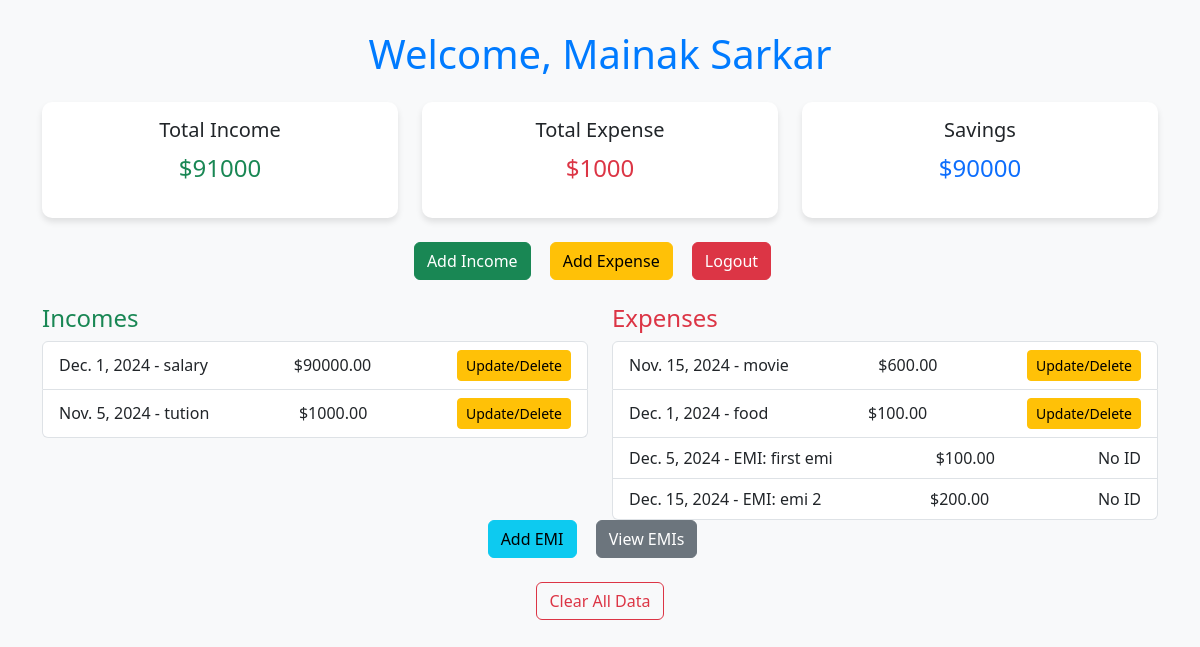
Screenshot of / (signed in) with the database file from the repository.
### accounts/models.py (models this page shows, shortened)
class User(AbstractBaseUser, PermissionsMixin):
    email = models.EmailField(verbose_name="email address", max_length=255, unique=True)
    name = models.CharField(max_length=50)
    phone = models.CharField(max_length=10)
    is_active = models.BooleanField(default=True)
    is_admin = models.BooleanField(default=False)
    objects = UserManager()
    USERNAME_FIELD = "email"
    REQUIRED_FIELDS = ["name", "phone"]

### budgets/models.py (models this page shows, shortened)
class Income(models.Model):
    user = models.ForeignKey(User, on_delete=models.CASCADE, related_name="income")
    amount = models.DecimalField(max_digits=10, decimal_places=2)
    category = models.ForeignKey(Category, on_delete=models.CASCADE, related_name="income")
    description = models.TextField(blank=True, null=True)
    date = models.DateField()
    created_at = models.DateTimeField(auto_now_add=True)

class Category(models.Model):
    INCOME = "Income"
    EXPENSE = "Expense"
    CATEGORY_TYPES = [
        (INCOME, "Income"),
        (EXPENSE, "Expense"),
    ]
    user = models.ForeignKey(User, on_delete=models.CASCADE, related_name="categories")
    name = models.CharField(max_length=50)
    category_type = models.CharField(max_length=255, default='General')
    created_at = models.DateTimeField(auto_now_add=True)

class Expense(models.Model):
    user = models.ForeignKey(User, on_delete=models.CASCADE, related_name="expenses")
    amount = models.DecimalField(max_digits=10, decimal_places=2)
    category = models.ForeignKey(Category, on_delete=models.CASCADE, related_name="expenses")
    description = models.TextField(blank=True, null=True)
    date = models.DateField()
    is_fixed = models.BooleanField(default=False)
    created_at = models.DateTimeField(auto_now_add=True)

class EMI(models.Model):
    user = models.ForeignKey(User, on_delete=models.CASCADE, related_name='emis')
    amount = models.DecimalField(max_digits=10, decimal_places=2)
    start_date = models.DateField()
    end_date = models.DateField()
    frequency = models.CharField(max_length=20,default="Monthly")  # e.g., "Monthly"
    description = models.TextField(blank=True, null=True)
    next_payment_date = models.DateField(default=now)

### budgets/views.py (the view)
# urls.py: path("", include("budgets.urls")),  # Root URL points to dashboard
@login_required
def dashboard(request):
    incomes = Income.objects.filter(user=request.user)
    expenses = Expense.objects.filter(user=request.user)
    emis = EMI.objects.filter(user=request.user)
    total_income = incomes.aggregate(Sum('amount'))['amount__sum'] or 0
    total_expense = (
        expenses.aggregate(Sum('amount'))['amount__sum'] or 0
    ) + (
        emis.aggregate(Sum('amount'))['amount__sum'] or 0
    )
    savings = total_income - total_expense
    combined_expenses = list(expenses) + [
        Expense(
            date=emi.next_payment_date,
            category=Category(name="EMI: " + emi.description),
            amount=emi.amount
        )
        for emi in emis
    ]
    context = {
        'incomes': incomes,
        'expenses': combined_expenses,  # Use the combined list
        'total_income': total_income,
        'total_expense': total_expense,
        'savings': savings,
    }
    return render(request, 'budgets/dashboard.html', context)

### budgets/templates/budgets/dashboard.html (shortened to what this page needs)
<!DOCTYPE html>
<html>
<head>
    <link href="https://cdn.jsdelivr.net/npm/bootstrap@5.3.2/dist/css/bootstrap.min.css" rel="stylesheet">
</head>
<body>
    <div class="container dashboard-container">
        <div class="welcome-section text-center mb-4">
            <h1>Welcome, {{ request.user.name }}</h1>
        </div>
        <div class="row mb-4">
            <div class="col-md-4">
                <div class="card summary-card text-center p-3">
                    <h5>Total Income</h5>
                    <p class="text-success fs-4">${{ total_income }}</p>
                </div>
            </div>
            <div class="col-md-4">
                <div class="card summary-card text-center p-3">
                    <h5>Total Expense</h5>
                    <p class="text-danger fs-4">${{ total_expense }}</p>
                </div>
            </div>
            <div class="col-md-4">
                <div class="card summary-card text-center p-3">
                    <h5>Savings</h5>
                    <p class="text-primary fs-4">${{ savings }}</p>
                </div>
            </div>
        </div>
        <div class="action-links text-center mb-4">
            <a href="{% url 'add_income' %}" class="btn btn-success">Add Income</a>
            <a href="{% url 'add_expense' %}" class="btn btn-warning">Add Expense</a>
            <a href="{% url 'logout' %}" class="btn btn-danger">Logout</a>
        </div>
        <div class="row">
            <div class="col-md-6">
                <h4 class="text-success">Incomes</h4>
                <ul class="list-group">
                    {% for income in incomes %}
                        <li class="list-group-item d-flex justify-content-between align-items-center">
                            <span>{{ income.date }} - {{ income.category.name }}</span>
                            <span>${{ income.amount }}</span>
                            <div class="btn-group" role="group" aria-label="Actions">
                                <a href="{% url 'update_or_delete_income' income.id %}" class="btn btn-warning btn-sm">Update/Delete</a>
                            </div>
                        </li>
                    {% endfor %}
                </ul>
            </div>
            <div class="col-md-6">
                <h4 class="text-danger">Expenses</h4>
                <ul class="list-group">
                    {% for expense in expenses %}
                        <li class="list-group-item d-flex justify-content-between align-items-center">
                            <span>{{ expense.date }} - {{ expense.category.name }}</span>
                            <span>${{ expense.amount }}</span>
                            <div class="btn-group" role="group" aria-label="Actions">
                                {% if expense.id %}
                                    <a href="{% url 'update_or_delete_expense' expense.id %}" class="btn btn-warning btn-sm">Update/Delete</a>
                                {% else %}
                                    <span>No ID</span>
                                {% endif %}
                            </div>
                        </li>
                    {% endfor %}
                </ul>
            </div>
        </div>
        <div class="action-links text-center mb-4">
            <a href="{% url 'add_emi' %}" class="btn btn-info">Add EMI</a>
            <a href="{% url 'emi_list' %}" class="btn btn-secondary">View EMIs</a>
        </div>
        <div class="text-center mt-4">
            <form method="POST" action="{% url 'clear_dashboard_data' %}">
                <button type="submit" class="btn btn-outline-danger">Clear All Data</button>
            </form>
        </div>
    </div>
</body>
</html>

### budgets/templates/budgets/dashboard.html (style rules this page uses)
body { background-color: #f8f9fa; }
.dashboard-container { margin: 30px auto; }
.welcome-section h1 { color: #007bff; }
.summary-card { background-color: #ffffff; border: none; border-radius: 10px; box-shadow: 0px 4px 6px rgba(0, 0, 0, 0.1); }
.action-links a { margin-right: 15px; }

### rows the page displays
User: user.name "Mainak Sarkar"
Income: date "Dec. 1, 2024", category.name "salary", amount "90000.00"
Income: date "Nov. 5, 2024", category.name "tution", amount "1000.00"
Expense: date "Nov. 15, 2024", category.name "movie", amount "600.00", shows "Update/Delete"
Expense: date "Dec. 1, 2024", category.name "food", amount "100.00", shows "Update/Delete"
EMI: date "Dec. 5, 2024", amount "100.00"
EMI: date "Dec. 15, 2024", amount "200.00"

### other values shown
{{ total_income }} "91000"
{{ total_expense }} "1000"
{{ savings }} "90000"
{{ expense.category.name }} "EMI: first emi" "EMI: emi 2"
